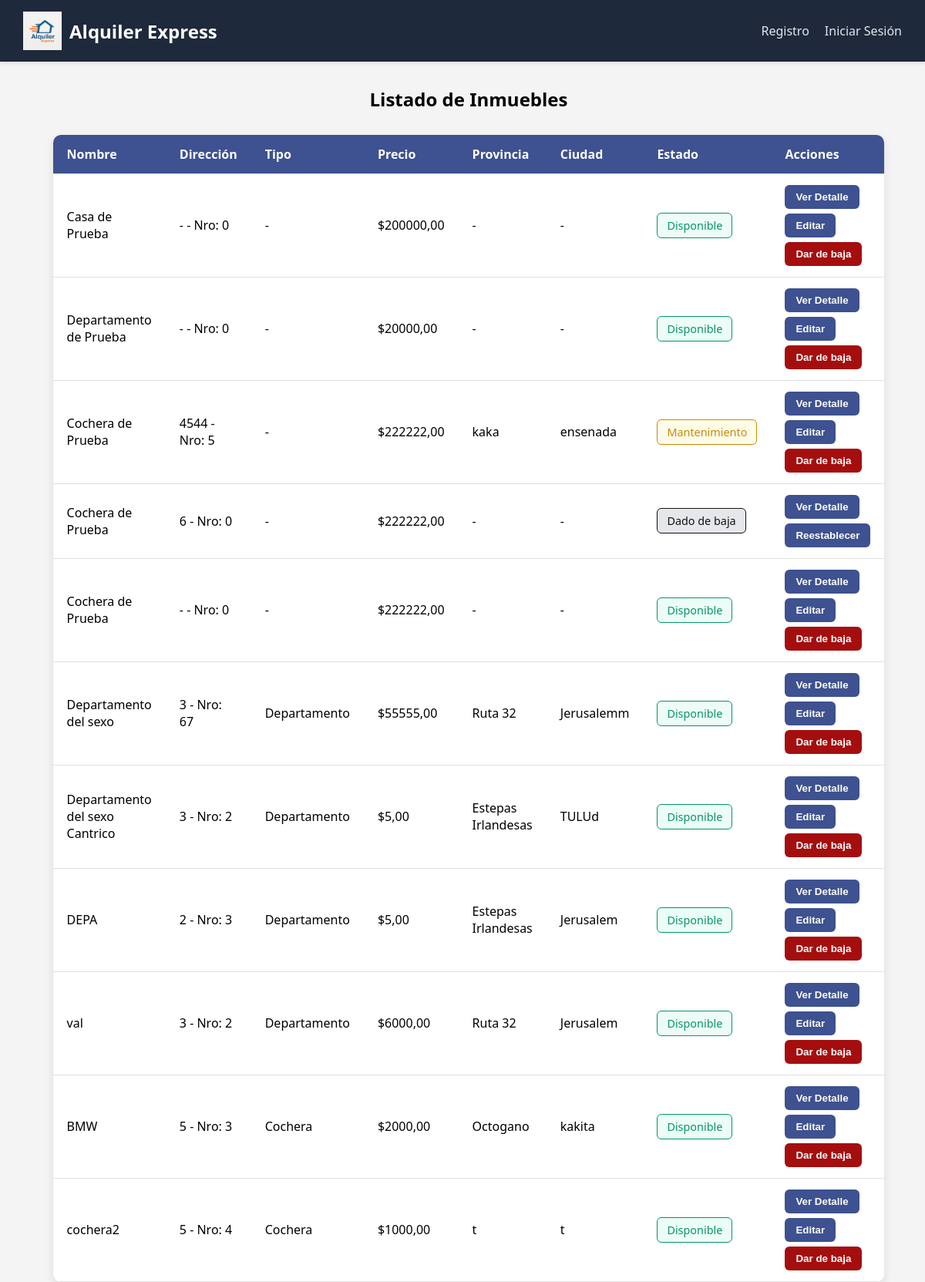
Page /inmuebles/listaInmueblesAdmin/ on the earlier database version.
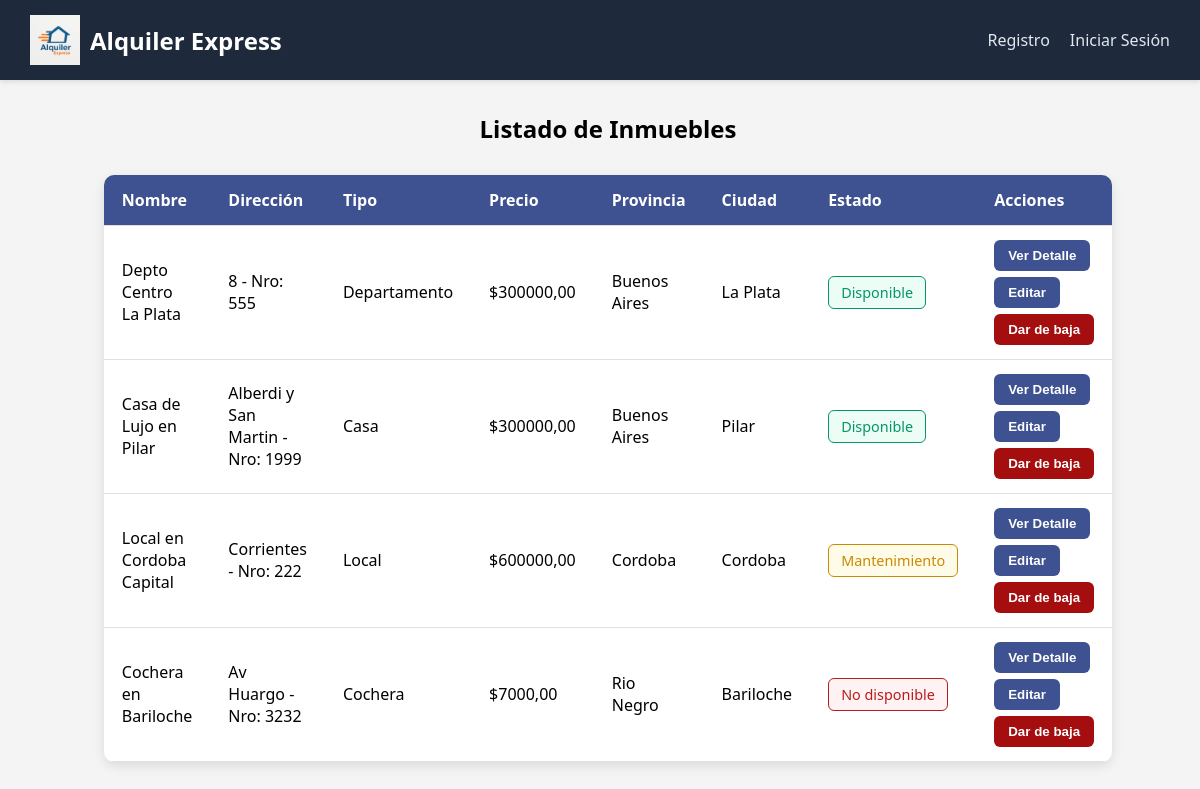
Same page on the later database version.
### gestion_inmuebles/models.py (models this page shows, shortened)
class Inmueble(models.Model):
    activo = models.BooleanField(default=True)
    tipo = models.CharField(default='-', max_length=20, editable=False)
    nombre = models.CharField(max_length=100, unique=True)
    calle = models.CharField(max_length=100, default="-")
    numero = models.PositiveIntegerField(default=0)
    provincia = models.CharField(max_length=100)
    ciudad = models.CharField(max_length=100)
    descripcion = models.TextField(blank=True)
    politica_cancelacion = models.TextField(blank=True)
    estado = models.CharField(default='Disponible', choices=ESTADO_CHOICES)
    precio = models.DecimalField(max_digits=10, decimal_places=2)
    imagen = models.ImageField(upload_to='inmuebles/', blank=True, null=True)
    superficie = models.PositiveIntegerField(default=0)

### gestion_inmuebles/views.py (the view)
# urls.py: path('listaInmueblesAdmin/', views.listar_inmuebles_admin, name='listado_inmuebles_admin'),
def listar_inmuebles_admin(request):
    inmuebles = Inmueble.objects.all()
    return render(request, 'gestion_inmuebles/listaInmueblesAdmin.html', {'inmuebles': inmuebles})

### templates/gestion_inmuebles/listaInmueblesAdmin.html (shortened to what this page needs)
{% extends 'base.html' %}
{% load static %}
{% block content %}
<h2 style="text-align: center; margin-bottom: 30px;">Listado de Inmuebles</h2>
<table>
  <thead>
    <tr>
      <th>Nombre</th>
      <th>Dirección</th>
      <th>Tipo</th>
      <th>Precio</th>
      <th>Provincia</th>
      <th>Ciudad</th>
      <th>Estado</th>
      <th>Acciones</th>
    </tr>
  </thead>
  <tbody>
    {% for inmueble in inmuebles %}
    <tr>
      <td>{{ inmueble.nombre }}</td>
      <td>{{ inmueble.calle }} - Nro: {{ inmueble.numero }}</td>
      <td>{{ inmueble.tipo }}</td>
      <td>${{ inmueble.precio }}</em>
      <td>{{ inmueble.provincia }}</td>
      <td>{{ inmueble.ciudad }}</td>
      <td>
        {% if not inmueble.activo %}
          <span class="estado dado-de-baja">Dado de baja</span>
        {% elif inmueble.estado == "Disponible" %}
          <span class="estado disponible">{{ inmueble.estado }}</span>
        {% elif inmueble.estado == "Mantenimiento" %}
          <span class="estado mantenimiento">{{ inmueble.estado }}</span>
        {% else %}
          <span class="estado no-disponible">No disponible</span>
        {% endif %}
      </td>
      <td class="acciones">
        <a href="{% url 'inmueble_detalle' inmueble.id %}">
          <button class="btn btn-detalle">Ver Detalle</button>
        </a>
        <a href="{% url 'editar_inmueble' inmueble.id %}">
          <button class="btn btn-editar">
          {% if inmueble.activo %}
            Editar
          {% else %}
            Reestablecer
          {% endif %}
        </button>
</a>
        {% if inmueble.activo %}
        <a href="{% url 'baja_inmueble' inmueble.id %}">
          <button class="btn btn-baja">Dar de baja</button>
        </a>
        {% endif %}
      </td>
    </tr>
    {% empty %}
    <tr>
      <td colspan="8" style="text-align: center; padding: 20px;">No hay inmuebles registrados.</td>
    </tr>
    {% endfor %}
  </tbody>
</table>
{% endblock %}

Differences in the rows shown:
removed Inmueble: nombre "Casa de Prueba", calle "-", numero "0", tipo "-", precio "200000,00", provincia "-", ciudad "-", estado "Disponible", activo "Editar"
removed Inmueble: nombre "Departamento de Prueba", calle "-", numero "0", tipo "-", precio "20000,00", provincia "-", ciudad "-", estado "Disponible", activo "Editar"
removed Inmueble: nombre "Cochera de Prueba", calle "4544", numero "5", tipo "-", precio "222222,00", provincia "kaka", ciudad "ensenada", estado "Mantenimiento", activo "Editar"
removed Inmueble: nombre "Cochera de Prueba", calle "6", numero "0", tipo "-", precio "222222,00", provincia "-", ciudad "-", activo "Dado de baja"
removed Inmueble: nombre "Cochera de Prueba", calle "-", numero "0", tipo "-", precio "222222,00", provincia "-", ciudad "-", estado "Disponible", activo "Editar"
removed Inmueble: nombre "Departamento del sexo", calle "3", numero "67", tipo "Departamento", precio "55555,00", provincia "Ruta 32", ciudad "Jerusalemm", estado "Disponible", activo "Editar"
removed Inmueble: nombre "Departamento del sexo Cantrico", calle "3", numero "2", tipo "Departamento", precio "5,00", provincia "Estepas Irlandesas", ciudad "TULUd", estado "Disponible", activo "Editar"
changed Inmueble "Departamento": nombre "DEPA" → "Depto Centro La Plata"; calle "2" → "8"; numero "3" → "555"; precio "5,00" → "300000,00"; provincia "Estepas Irlandesas" → "Buenos Aires"; ciudad "Jerusalem" → "La Plata"
changed Inmueble: nombre "val" → "Casa de Lujo en Pilar"; calle "3" → "Alberdi y San Martin"; numero "2" → "1999"; tipo "Departamento" → "Casa"; precio "6000,00" → "300000,00"; provincia "Ruta 32" → "Buenos Aires"; ciudad "Jerusalem" → "Pilar"
changed Inmueble: nombre "BMW" → "Local en Cordoba Capital"; calle "5" → "Corrientes"; numero "3" → "222"; tipo "Cochera" → "Local"; precio "2000,00" → "600000,00"; provincia "Octogano" → "Cordoba"; ciudad "kakita" → "Cordoba"; estado "Disponible" → "Mantenimiento"
changed Inmueble "Cochera": nombre "cochera2" → "Cochera en Bariloche"; calle "5" → "Av Huargo"; numero "4" → "3232"; precio "1000,00" → "7000,00"; provincia "t" → "Rio Negro"; ciudad "t" → "Bariloche"; estado "Disponible" → (not shown); now shows "No disponible"
